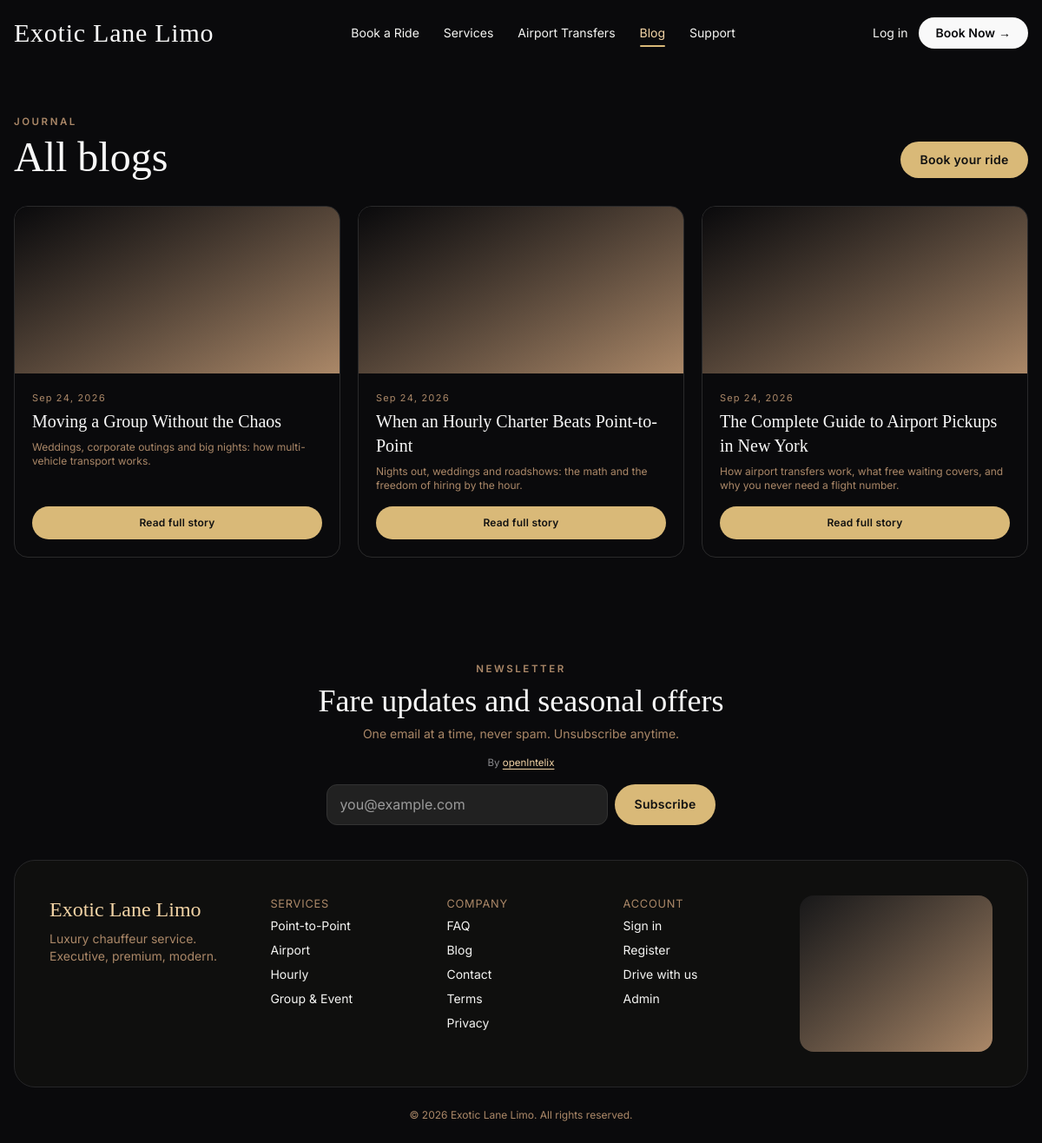
Page /services/blogs/index.php on the committed database.
### tables this page shows
CREATE TABLE IF NOT EXISTS blog_posts (
  id BIGINT UNSIGNED NOT NULL AUTO_INCREMENT PRIMARY KEY,
  slug VARCHAR(150) NOT NULL,
  title VARCHAR(190) NOT NULL,
  excerpt VARCHAR(255) NULL,
  body MEDIUMTEXT NULL,
  cover VARCHAR(255) NULL,
  meta_title VARCHAR(190) NULL,
  meta_description VARCHAR(255) NULL,
  meta_keywords VARCHAR(255) NULL,
  status ENUM('draft','published') NOT NULL DEFAULT 'draft',
  published_at DATETIME NULL,
  created_at DATETIME NOT NULL DEFAULT CURRENT_TIMESTAMP,
  updated_at DATETIME NOT NULL DEFAULT CURRENT_TIMESTAMP ON UPDATE CURRENT_TIMESTAMP,
  UNIQUE KEY uq_blog_slug (slug),
  KEY idx_blog_status (status, published_at)
);

### app/Helpers/functions.php (called while the page is built, shortened)
<?php
function url(string $path = ''): string
{
    return SITE_URL . '/' . ltrim($path, '/');
}
function e(mixed $v): string
{
    return htmlspecialchars((string)($v ?? ''), ENT_QUOTES | ENT_SUBSTITUTE, 'UTF-8');
}

### services/blogs/index.php (the view, shortened to what this page needs)
<?php
$pdo = Database::pdo();
$posts = $pdo->query("SELECT slug, title, excerpt, cover, published_at FROM blog_posts WHERE status = 'published' ORDER BY published_at DESC, id DESC")->fetchAll();
?>
<div class="max-w-7xl mx-auto px-4 py-10 md:py-14">
  <p class="eyebrow">Journal</p>
  <div class="flex flex-wrap items-end justify-between gap-4 mt-2">
    <h1 class="font-display text-4xl md:text-5xl text-[#F9F9F9]">All blogs</h1>
    <a href="<?= url('services/booking.php') ?>" class="btn-gold rounded-full text-sm px-6 py-2.5">Book your ride</a>
  </div>
  <?php if (!$posts): ?>
    <p class="text-sm text-[#AB8868] mt-8">No stories yet — check back soon.</p>
  <?php else: ?>
  <div class="grid sm:grid-cols-2 lg:grid-cols-3 gap-5 mt-8">
    <?php foreach ($posts as $p): ?>
    <a href="<?= url('services/blogs/read.php?slug=' . urlencode($p['slug'])) ?>" class="group flex flex-col rounded-2xl overflow-hidden border border-[#2a2a2b] hover:border-[#C8A96B]">
      <div class="h-48 bg-gradient-to-br from-[#0A0A0C] to-[#AB8868] overflow-hidden">
      </div>
      <div class="p-5 flex flex-col flex-1">
        <p class="tabular text-[11px] tracking-widest text-[#AB8868]"><?= e(date('M j, Y', strtotime($p['published_at'] ?? $p['created_at'] ?? 'now'))) ?></p>
        <h2 class="font-display text-xl text-[#F9F9F9] mt-1"><?= e($p['title']) ?></h2>
        <?php if (!empty($p['excerpt'])): ?><p class="text-xs text-[#AB8868] mt-2 flex-1"><?= e($p['excerpt']) ?></p><?php endif; ?>
        <span class="mt-4 inline-block text-center btn-gold rounded-full text-xs font-semibold px-5 py-2.5">Read full story</span>
      </div>
    </a>
    <?php endforeach; ?>
  </div>
  <?php endif; ?>
</div>
<?php
require APP_ROOT . '/views/layouts/public.php';

### assets/css/app.css (style rules this page uses)
:root { --black:#0A0A0C; --deep:#0F0F0E; --charcoal:#181819; --input:#212121; --champagne:#F3D4A6; --champagne-lt:#F7E2BF; --gold:#D9B978; --gold-mute:#C8A96B; --tan:#AB8868; --ivory:#F9F9F9; --soft:#F5F5F3; --border:#E5E5E3; --cta:#F9F9F9; --cta-h:#F3D4A6; --err:#A3322F; --err-deep:#8E2B29; }
html { scroll-behavior:smooth }
body { background:var(--black);color:var(--soft); }
.font-display { font-family:"Cormorant Garamond",Georgia,serif }
.font-ui { font-family:Inter,system-ui,sans-serif }
.btn-gold { background:var(--gold);color:#111;padding:.7rem 1.4rem;font-weight:600;letter-spacing:.02em }
.eyebrow { font-size:.72rem;letter-spacing:.22em;text-transform:uppercase;color:var(--tan);font-weight:600 }
.tabular { font-variant-numeric:tabular-nums }

### rows in the picture
blog_posts: published_at "Sep 24, 2026", title "Moving a Group Without the Chaos", excerpt "Weddings, corporate outings and big nights: how multi-vehicle transport works."
blog_posts: published_at "Sep 24, 2026", title "When an Hourly Charter Beats Point-to-Point", excerpt "Nights out, weddings and roadshows: the math and the freedom of hiring by the hour."
blog_posts: published_at "Sep 24, 2026", title "The Complete Guide to Airport Pickups in New York", excerpt "How airport transfers work, what free waiting covers, and why you never need a flight number."
